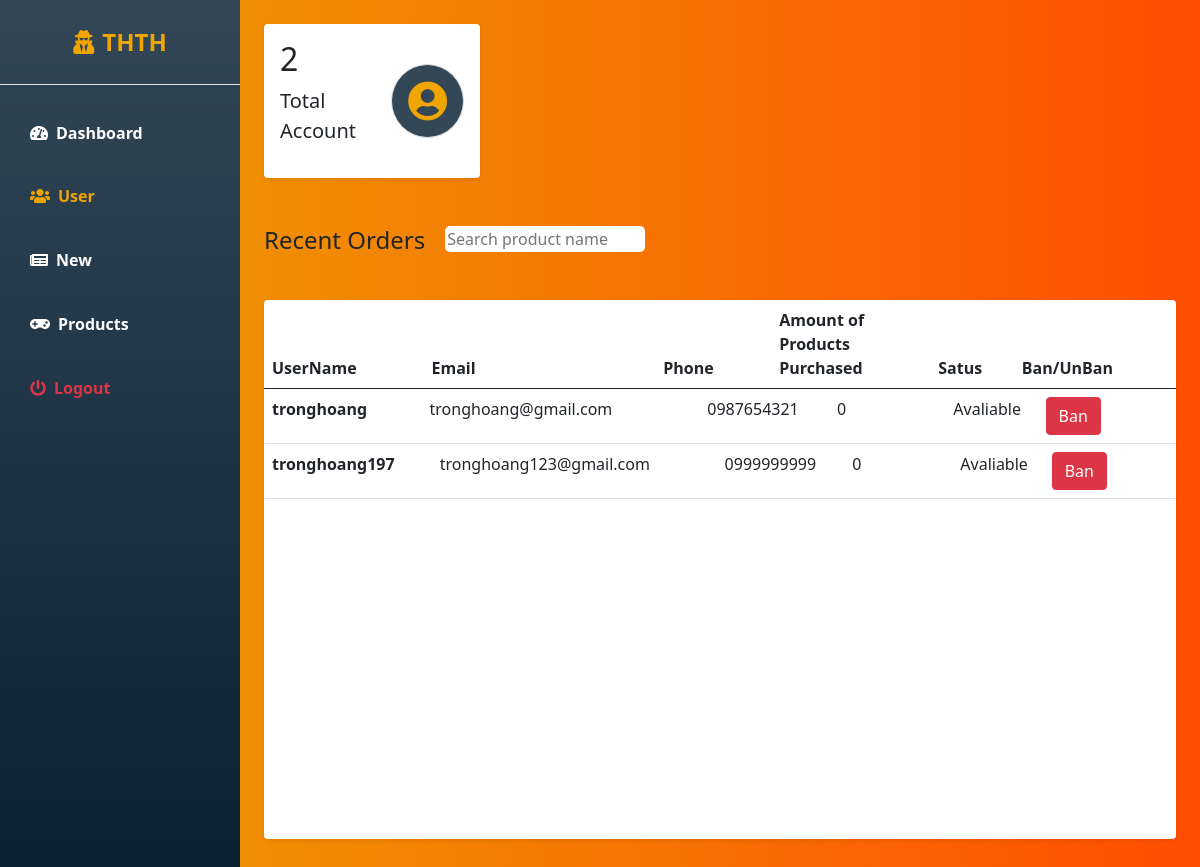
The page /qtv-thth/admin-user.php on the database its author committed.
### tables this page shows
CREATE TABLE `account` (
  `account_id` varchar(20) NOT NULL,
  `fullname` varchar(50) NOT NULL,
  `image` varchar(150) NOT NULL DEFAULT 'avatar.png',
  `password` varchar(20) NOT NULL,
  `email` varchar(50) NOT NULL,
  `birthday` date NOT NULL,
  `phonenumber` varchar(15) NOT NULL,
  `about` text DEFAULT NULL,
  `permission` int(11) NOT NULL DEFAULT 0,
  `status` int(11) NOT NULL DEFAULT 1
);

### qtv-thth/admin-user.php (the view, shortened to what this page needs)
<!DOCTYPE html>
<html lang="en">
<head>
    <link href="https://cdn.jsdelivr.net/npm/bootstrap@5.0.0-beta3/dist/css/bootstrap.min.css" rel="stylesheet" />
    <link rel="stylesheet" href="https://cdnjs.cloudflare.com/ajax/libs/font-awesome/5.15.3/css/all.min.css" />
    <link rel="stylesheet" href="./style/admin-style.css" />
</head>
<body>
    <div class="d-flex" id="wrapper">
        <div class="bg-task-bar" id="sidebar-wrapper">
            <div class="sidebar-heading text-center py-4 primary-text fs-4 fw-bold text-uppercase border-bottom"><i
                    class="fas fa-user-secret me-2"></i>THTH
            </div>
            <div class="list-group list-group-flush my-3">
                <a href="./admin-dashboard.php" class="list-group-item list-group-item-action bg-transparent second-text fw-bold"><i
                        class="fas fa-tachometer-alt me-2"></i>Dashboard</a>
                <a href="./admin-user.php" class="list-group-item list-group-item-action bg-transparent second-text active"><i
                        class="fas fa-users me-2"></i>User</a>
                <a href="./admin-new.php" class="list-group-item list-group-item-action bg-transparent second-text fw-bold"><i
                        class="fas fa-newspaper me-2"></i>New</a>
                <a href="./admin-product.php" class="list-group-item list-group-item-action bg-transparent second-text fw-bold"><i
                        class="fas fa-gamepad me-2"></i>Products</a>
                <a href="./login.php" class="list-group-item list-group-item-action bg-transparent text-danger fw-bold"><i
                        class="fas fa-power-off me-2"></i>Logout</a>
            </div>
        </div>
        <div id="page-content-wrapper">
                <div class="container-fluid px-4">
                <div class="row g-3 my-2">
                        <div class="col-md-3">
                            <div class="p-3 bg-white shadow-sm d-flex justify-content-around align-items-center rounded">
                                <div>
                                    <?php
                                    $servername = "localhost";
                                    $username = "root";
                                    $password = "";
                                    $dbname = "thth_company";
                                    $conn = new mysqli($servername, $username, $password, $dbname);
                                        $sql1 = "SELECT * from account ";
                                        $result1 = mysqli_query($conn,$sql1);
                                        $amount1 = mysqli_num_rows($result1) - 1;
                                        echo '<h3 class="fs-2">'.$amount1.'</h3>';
                                    ?>
                                    <p class="fs-5">Total Account</p>
                                </div>
                                <i class="fas fa-user-circle fs-1 primary-text border rounded-full secondary-bg p-3"></i>
                            </div>
                        </div>
                    </div>
                    <div class="row my-5">
                    <div class= "search-row">
                        <h3 class="fs-4 mb-3" style="float:left;" >Recent Orders</h3>
                        <input  type="text" placeholder="Search product name" class="search-control">
                        <div class="col">
                        <br><br>
                            <table class="table bg-white rounded shadow-sm  table-hover">
                                <thead>
                                    <tr>
                                        <th scope="col">UserName</th>
                                        <th scope="col" class="email">Email</th>
                                        <th scope="col" class="phone">Phone</th>
                                        <th scope="col" class="productb">Amount of Products Purchased</th>
                                        <th scope="col" class="status">Satus</th>
                                        <th scope="col">Ban/UnBan</th>
                                    </tr>
                                </thead>
                                <tbody class="user-table">
                                    <?php
                                        $servername = "localhost";
                                        $username = "root";
                                        $password = "";
                                        $dbname = "thth_company";
                                        $conn = new mysqli($servername, $username, $password, $dbname);
                                        $sql = "SELECT * from account";
                                        $result = mysqli_query($conn,$sql);
                                        if ($result->num_rows > 0)
                                        {
                                            while($row = $result ->fetch_assoc())
                                            {
                                                if ($row['permission'] == "0")
                                                {
                                                    $user_id = $row['account_id'];
                                                    $sql2 = "SELECT * from productbuy WHERE account_id = '$user_id'";
                                                    $result2 = mysqli_query($conn,$sql2);
                                                    $amount = mysqli_num_rows($result2);
                                                    $status = 'Ban';
                                                    $ban_btn = 'Unban';
                                                    if ($row['status'] == "1" )
                                                    {
                                                        $status = "Avaliable";
                                                        $ban_btn = "Ban";
                                                    }
                                                    echo "<tr>";
                                                    echo "<th scope='col'>". $row['account_id']."</th>";
                                                    echo "<td scope='col' class='email'>". $row['email']."</th>";
                                                    echo "<td scope='col' class='phone'>". $row['phonenumber']."</th>";
                                                    echo "<td scope='col' class='productb'>". $amount."</th>";
                                                    echo "<td scope='col' class='status'>". $status."</th>";
                                                    ?>
                                                    <td scope='col' class='recom'><a href="user.php?delete=<?php echo $row['account_id'];?>" class ="btn btn-danger"><?php echo $ban_btn;?></a></td>
                                                    <?php
                                                    echo "</tr>";
                                                }
                                            }
                                        }
                                    ?>
                                </tbody>
                            </table>
                        </div>
                        </div>
                </div>
            </div>
        </div>
    </div>
</body>
</html>

### qtv-thth/style/admin-style.css (style rules this page uses)
:root { --main-bg-color: #F0A500; --main-text-color: #F0A500; --second-text-color: #bbbec5; --second-bg-color: #334756; }
.primary-text { color: var(--main-text-color); }
.second-text { color: var(--second-text-color); }
.secondary-bg { background-color: var(--second-bg-color); }
.rounded-full { border-radius: 100%; }
.bg-task-bar { background: linear-gradient(#334756, #082032); }
.list-group-item { color: white; }
#wrapper { overflow-x: hidden; background-image: linear-gradient( to right, #ec9f05, #ff4e00 ); }
#sidebar-wrapper { min-height: 100vh; margin-left: -15rem; -webkit-transition: margin 0.25s ease-out; -moz-transition: margin 0.25s ease-out; -o-transition: margin 0.25s ease-out; transition: margin 0.25s ease-out; }
#sidebar-wrapper .sidebar-heading { padding: 0.875rem 1.25rem; font-size: 1.2rem; }
#sidebar-wrapper .list-group { width: 15rem; }
#page-content-wrapper { min-width: 100vw; }
.list-group-item { border: none; padding: 20px 30px; }
.list-group-item.active { background-color: transparent; color: var(--main-text-color); font-weight: bold; border: none; }
.user-table { display:block; height: 450px; overflow-y: auto; }
.table tr { display:block; float: left; }
.table th,td { width:200px; }
.search-control { margin-left: 20px; width: 200px; border: none; border-radius: 5px; }
@media (min-width: 768px) { #sidebar-wrapper { margin-left: 0; } }
@media (min-width: 768px) { #page-content-wrapper { min-width: 0; width: 100%; } }
table .email { width:350px; }
table .phone { width:150px; }
table .status { width:100px; }

### rows shown on the page
account: account_id "tronghoang", email "tronghoang@gmail.com", phonenumber "0987654321", amount "0", status "Avaliable", status "Ban"
account: account_id "tronghoang197", email "tronghoang123@gmail.com", phonenumber "0999999999", amount "0", status "Avaliable", status "Ban"

### other values the page prints
$amount1 "2"
